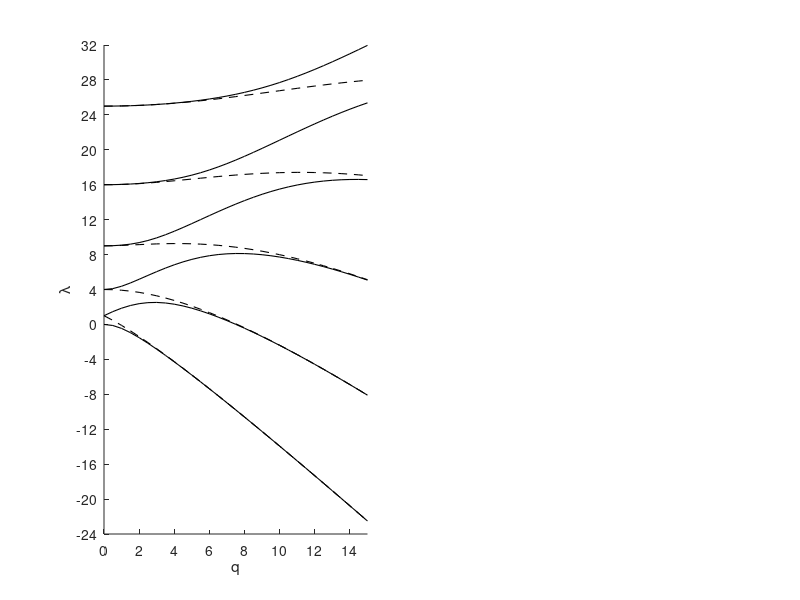

Write the MATLAB code that produced this figure.
% p21.m - eigenvalues of Mathiew operator -u_xx + 2q cos(2x) u

close all;
scrsz = get(groot,'ScreenSize');
figure('position', [100   100   4/5*scrsz(3)  4/5*scrsz(4)]); 

N = 2^8; 
h = 2*pi/N;
x = h*(1:N);
D2 = toeplitz([-pi^2/(3*h^2)-1/6, -0.5*(-1).^(1:N-1)./sin(h*(1:N-1)/2).^2]);

qq = 0: 0.5 : 15; 
data = [];
for q = qq
    eigVector = sort(eig(-D2 + 2*q*diag(cos(2*x))))';
%     eigVector = sort(eig(-D2 - 2*q*diag(cosh(2*x))))';
    data = [data; eigVector(1:11)]; %#ok
end

subplot(1,2,1)
set(gca, 'colororder', [0 0 0], 'linestyleorder', '-|--'), hold on
plot(qq, data, 'linewidth', 0.8)
xlabel('q'), ylabel('\lambda')
axis([qq(1)  qq(end)  -24  32])
set(gca, 'ytick', -24:4:32)


% %% Analytical eigenvalues extracted from the book Abramowitz and Stegun.
% a0 = -qq.^2/2 + (7/128)*qq.^4 - 29/2304*qq.^6 + 68687/18874368*qq.^8;
% b1 = 1 - qq - 1/8*qq.^2 + 1/64*qq.^3 - 1/1536*qq.^4 - 11/36864*qq.^5 ...
%     + 49/589824*qq.^6 - 55/9437184*qq.^7 - 83/35389400*qq.^8;
% subplot(1,2,2),
% plot(qq, b1, 'k-', qq, b1, 'k--');